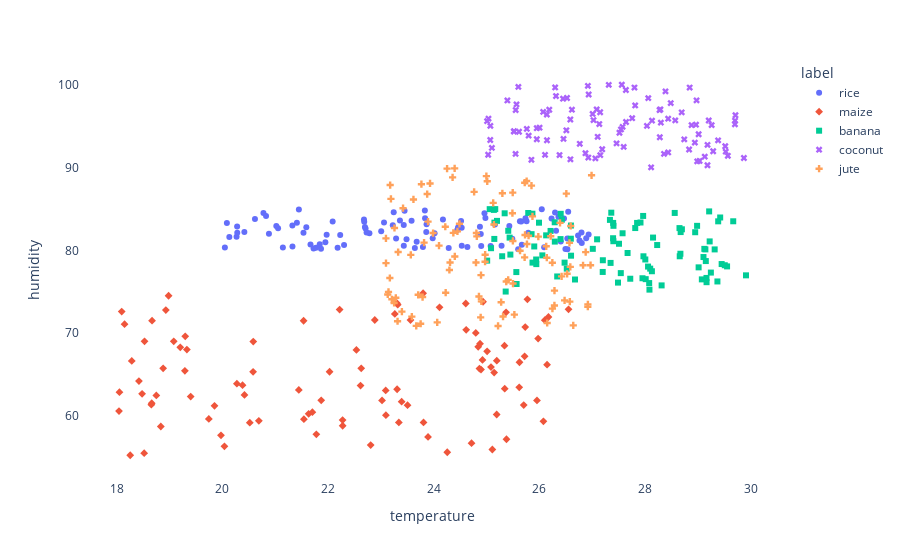

The cell this chart's notebook holds for it:
### Markdown cell above
### Crop Scatterplot

### Code cell
crop_scatter = df[(df['label']=='rice') | 
                  (df['label']=='jute') | 
                  (df['label']=='coconut') |
                  (df['label']=='maize') |
                  (df['label']=='banana')]

fig = px.scatter(crop_scatter, x="temperature", y="humidity", color="label", symbol="label")
fig.update_layout(plot_bgcolor='white')
fig.update_xaxes(showgrid=False)
fig.update_yaxes(showgrid=False)

fig.show()
